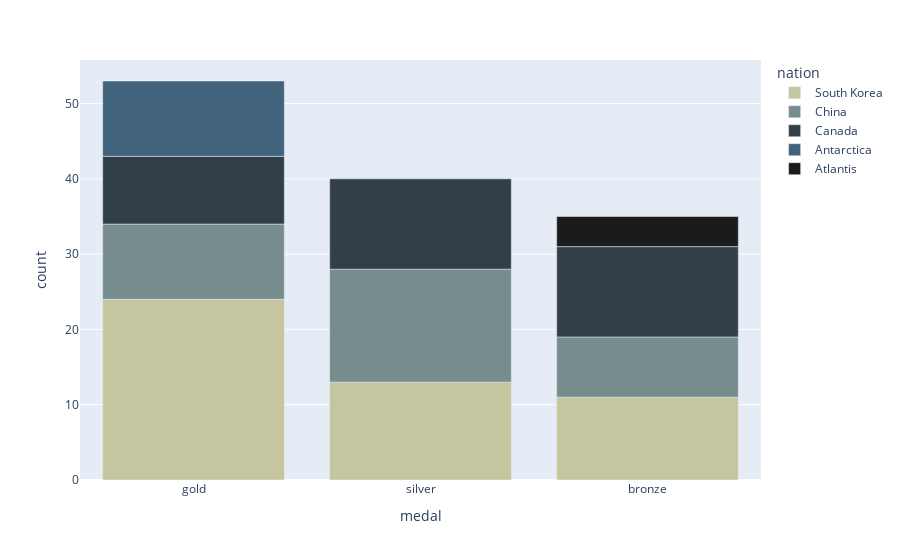

The notebook cell this image was saved under:
### Code cell
# example bar plot with discrete color sequence
df = px.data.medals_long()
# add some example data to increase color palette
df2 = pd.DataFrame([['Antarctica', 'gold', 10]], columns=['nation','medal','count'])
df3 = pd.DataFrame([['Atlantis', 'bronze', 4]], columns=['nation','medal','count'])

df = pd.concat([df, df2, df3])

fig = px.bar(df, x="medal", y="count", color="nation", color_discrete_sequence=vg.plotly)
fig.show()

### Figure 1 — Plotly figure (JSON) as saved in the notebook; plotly's stock layout.template omitted (floating-point values rounded to 4 significant figures)
{"data": [{"alignmentgroup": "True", "hovertemplate": "nation=South Korea<br>medal=%{x}<br>count=%{y}<extra></extra>", "legendgroup": "South Korea", "marker": {"color": "#c5c59f", "pattern": {"shape": ""}}, "name": "South Korea", "offsetgroup": "South Korea", "orientation": "v", "showlegend": true, "textposition": "auto", "type": "bar", "x": ["gold", "silver", "bronze"], "xaxis": "x", "y": [24, 13, 11], "yaxis": "y"}, {"alignmentgroup": "True", "hovertemplate": "nation=China<br>medal=%{x}<br>count=%{y}<extra></extra>", "legendgroup": "China", "marker": {"color": "#778c8d", "pattern": {"shape": ""}}, "name": "China", "offsetgroup": "China", "orientation": "v", "showlegend": true, "textposition": "auto", "type": "bar", "x": ["gold", "silver", "bronze"], "xaxis": "x", "y": [10, 15, 8], "yaxis": "y"}, {"alignmentgroup": "True", "hovertemplate": "nation=Canada<br>medal=%{x}<br>count=%{y}<extra></extra>", "legendgroup": "Canada", "marker": {"color": "#323f49", "pattern": {"shape": ""}}, "name": "Canada", "offsetgroup": "Canada", "orientation": "v", "showlegend": true, "textposition": "auto", "type": "bar", "x": ["gold", "silver", "bronze"], "xaxis": "x", "y": [9, 12, 12], "yaxis": "y"}, {"alignmentgroup": "True", "hovertemplate": "nation=Antarctica<br>medal=%{x}<br>count=%{y}<extra></extra>", "legendgroup": "Antarctica", "marker": {"color": "#41637c", "pattern": {"shape": ""}}, "name": "Antarctica", "offsetgroup": "Antarctica", "orientation": "v", "showlegend": true, "textposition": "auto", "type": "bar", "x": ["gold"], "xaxis": "x", "y": [10], "yaxis": "y"}, {"alignmentgroup": "True", "hovertemplate": "nation=Atlantis<br>medal=%{x}<br>count=%{y}<extra></extra>", "legendgroup": "Atlantis", "marker": {"color": "#1c1b1b", "pattern": {"shape": ""}}, "name": "Atlantis", "offsetgroup": "Atlantis", "orientation": "v", "showlegend": true, "textposition": "auto", "type": "bar", "x": ["bronze"], "xaxis": "x", "y": [4], "yaxis": "y"}], "layout": {"barmode": "relative", "legend": {"title": {"text": "nation"}, "tracegroupgap": 0}, "margin": {"t": 60}, "xaxis": {"anchor": "y", "domain": [0, 1], "title": {"text": "medal"}}, "yaxis": {"anchor": "x", "domain": [0, 1], "title": {"text": "count"}}}}
